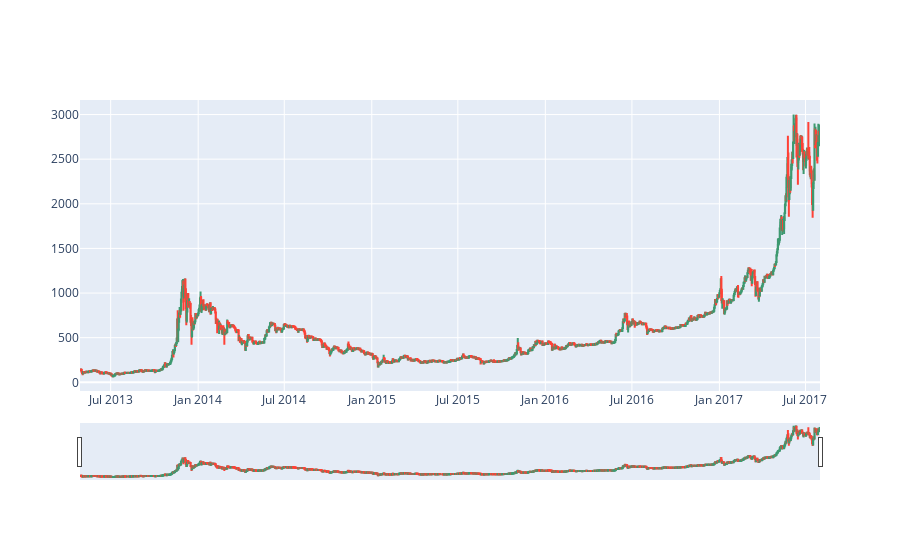

Here is the notebook cell this chart was saved with:
### Code cell
go.Figure(data=candle)

### Figure 1 — Plotly figure (JSON) as saved in the notebook; plotly's stock layout.template omitted (floating-point values rounded to 4 significant figures; data arrays with more than 128 entries replaced by an {"elided": "..."} marker saying what was removed)
{"data": [{"close": {"elided": "1556 float values"}, "high": {"elided": "1556 float values"}, "low": {"elided": "1556 float values"}, "open": {"elided": "1556 float values"}, "type": "candlestick", "x": {"elided": "1556 str values"}}], "layout": {}}
